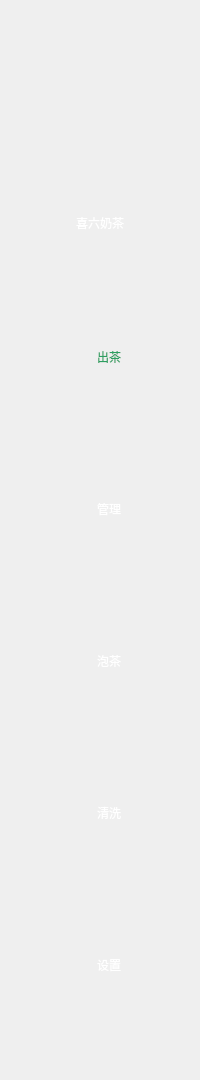
    <widget class="QWidget" name="widget" native="true">
     <property name="minimumSize">
      <size>
       <width>200</width>
       <height>0</height>
      </size>
     </property>
     <property name="maximumSize">
      <size>
       <width>200</width>
       <height>1080</height>
      </size>
     </property>
     <property name="styleSheet">
      <string notr="true">QWidget#widget{
	background-color: rgb(44, 159, 97);
}</string>
     </property>
     <layout class="QVBoxLayout" name="verticalLayout_7">
      <property name="spacing">
       <number>0</number>
      </property>
      <property name="leftMargin">
       <number>0</number>
      </property>
      <property name="topMargin">
       <number>0</number>
      </property>
      <property name="rightMargin">
       <number>0</number>
      </property>
      <property name="bottomMargin">
       <number>0</number>
      </property>
      <item>
       <widget class="QWidget" name="widget_14" native="true">
        <property name="enabled">
         <bool>true</bool>
        </property>
        <property name="minimumSize">
         <size>
          <width>200</width>
          <height>275</height>
         </size>
        </property>
        <property name="maximumSize">
         <size>
          <width>200</width>
          <height>361</height>
         </size>
        </property>
        <layout class="QVBoxLayout" name="verticalLayout_10">
         <property name="spacing">
          <number>0</number>
         </property>
         <property name="leftMargin">
          <number>0</number>
         </property>
         <property name="topMargin">
          <number>88</number>
         </property>
         <property name="rightMargin">
          <number>0</number>
         </property>
         <property name="bottomMargin">
          <number>0</number>
         </property>
         <item>
          <widget class="QWidget" name="logo" native="true">
           <layout class="QVBoxLayout" name="verticalLayout_21">
            <property name="spacing">
             <number>21</number>
            </property>
            <property name="leftMargin">
             <number>0</number>
            </property>
            <property name="topMargin">
             <number>0</number>
            </property>
            <property name="rightMargin">
             <number>0</number>
            </property>
            <property name="bottomMargin">
             <number>0</number>
            </property>
            <item>
             <widget class="QWidget" name="widget_43" native="true">
              <layout class="QHBoxLayout" name="horizontalLayout_50">
               <property name="spacing">
                <number>0</number>
               </property>
               <property name="leftMargin">
                <number>50</number>
               </property>
               <property name="topMargin">
                <number>0</number>
               </property>
               <property name="rightMargin">
                <number>50</number>
               </property>
               <property name="bottomMargin">
                <number>0</number>
               </property>
               <item>
                <widget class="QWidget" name="icon_tee_widget" native="true">
                 <property name="minimumSize">
                  <size>
                   <width>100</width>
                   <height>100</height>
                  </size>
                 </property>
                 <property name="maximumSize">
                  <size>
                   <width>100</width>
                   <height>100</height>
                  </size>
                 </property>
                 <property name="styleSheet">
                  <string notr="true">QWidget#icon_tee_widget{
	border-image: url(:/icon/logo.png);
	border-radius:50px;
}
</string>
                 </property>
                 <layout class="QHBoxLayout" name="horizontalLayout_47">
                  <property name="spacing">
                   <number>0</number>
                  </property>
                  <property name="leftMargin">
                   <number>3</number>
                  </property>
                  <property name="topMargin">
                   <number>3</number>
                  </property>
                  <property name="rightMargin">
                   <number>3</number>
                  </property>
                  <property name="bottomMargin">
                   <number>3</number>
                  </property>
                  <item>
                   <widget class="QLabel" name="icon_tee_l">
                    <property name="text">
                     <string/>
                    </property>
                   </widget>
                  </item>
                 </layout>
                </widget>
               </item>
              </layout>
             </widget>
            </item>
            <item>
             <widget class="QWidget" name="widget_42" native="true">
              <property name="minimumSize">
               <size>
                <width>0</width>
                <height>28</height>
               </size>
              </property>
              <property name="maximumSize">
               <size>
                <width>16777215</width>
                <height>28</height>
               </size>
              </property>
              <layout class="QHBoxLayout" name="horizontalLayout_49">
               <property name="spacing">
                <number>0</number>
               </property>
               <property name="leftMargin">
                <number>0</number>
               </property>
               <property name="topMargin">
                <number>0</number>
               </property>
               <property name="rightMargin">
                <number>0</number>
               </property>
               <property name="bottomMargin">
                <number>0</number>
               </property>
               <item>
                <widget class="QLabel" name="tee_name_l">
                 <property name="styleSheet">
                  <string notr="true">color:white;</string>
                 </property>
                 <property name="text">
                  <string>喜六奶茶</string>
                 </property>
                 <property name="alignment">
                  <set>Qt::AlignCenter</set>
                 </property>
                </widget>
               </item>
              </layout>
             </widget>
            </item>
           </layout>
          </widget>
         </item>
         <item>
          <spacer name="verticalSpacer_2">
           <property name="orientation">
            <enum>Qt::Vertical</enum>
           </property>
           <property name="sizeHint" stdset="0">
            <size>
             <width>20</width>
             <height>10</height>
            </size>
           </property>
          </spacer>
         </item>
        </layout>
       </widget>
      </item>
      <item>
       <widget class="QWidget" name="widget_15" native="true">
        <layout class="QVBoxLayout" name="verticalLayout_6">
         <item>
          <widget class="QWidget" name="wbtn_menu_outtee" native="true">
           <property name="minimumSize">
            <size>
             <width>182</width>
             <height>146</height>
            </size>
           </property>
           <property name="maximumSize">
            <size>
             <width>182</width>
             <height>146</height>
            </size>
           </property>
           <property name="styleSheet">
            <string notr="true">QWidget#wbtn_menu_outtee{
	border-image: url(:/icon/icon_menu_selected.png);
}</string>
           </property>
           <layout class="QHBoxLayout" name="horizontalLayout_18">
            <property name="spacing">
             <number>15</number>
            </property>
            <property name="leftMargin">
             <number>29</number>
            </property>
            <property name="topMargin">
             <number>0</number>
            </property>
            <property name="rightMargin">
             <number>24</number>
            </property>
            <property name="bottomMargin">
             <number>0</number>
            </property>
            <item>
             <widget class="QLabel" name="icon_wbtn_menu_outtee">
              <property name="minimumSize">
               <size>
                <width>44</width>
                <height>44</height>
               </size>
              </property>
              <property name="maximumSize">
               <size>
                <width>44</width>
                <height>44</height>
               </size>
              </property>
              <property name="styleSheet">
               <string notr="true">border-image: url(:/icon/icon_menu_outtee_selected.png);</string>
              </property>
              <property name="text">
               <string/>
              </property>
             </widget>
            </item>
            <item>
             <widget class="QLabel" name="name_wbtn_menu_outtee">
              <property name="styleSheet">
               <string notr="true">color:rgb(44, 159, 97)</string>
              </property>
              <property name="text">
               <string>出茶</string>
              </property>
             </widget>
            </item>
           </layout>
          </widget>
         </item>
         <item>
          <widget class="QWidget" name="wbtn_menu_manager" native="true">
           <property name="enabled">
            <bool>true</bool>
           </property>
           <property name="minimumSize">
            <size>
             <width>182</width>
             <height>146</height>
            </size>
           </property>
           <property name="maximumSize">
            <size>
             <width>182</width>
             <height>146</height>
            </size>
           </property>
           <property name="styleSheet">
            <string notr="true"/>
           </property>
           <layout class="QHBoxLayout" name="horizontalLayout_48">
            <property name="spacing">
             <number>15</number>
            </property>
            <property name="leftMargin">
             <number>29</number>
            </property>
            <property name="topMargin">
             <number>0</number>
            </property>
            <property name="rightMargin">
             <number>24</number>
            </property>
            <property name="bottomMargin">
             <number>0</number>
            </property>
            <item>
             <widget class="QLabel" name="icon_wbtn_menu_manager">
              <property name="minimumSize">
               <size>
                <width>44</width>
                <height>44</height>
               </size>
              </property>
              <property name="maximumSize">
               <size>
                <width>44</width>
                <height>44</height>
               </size>
              </property>
              <property name="styleSheet">
               <string notr="true">border-image: url(:/icon/icon_menu_manager.png);</string>
              </property>
              <property name="text">
               <string/>
              </property>
             </widget>
            </item>
            <item>
             <widget class="QLabel" name="name_wbtn_menu_manager">
              <property name="styleSheet">
               <string notr="true">color:white;</string>
              </property>
              <property name="text">
               <string>管理</string>
              </property>
             </widget>
            </item>
           </layout>
          </widget>
         </item>
         <item>
          <widget class="QWidget" name="wbtn_menu_maketee" native="true">
           <property name="minimumSize">
            <size>
             <width>182</width>
             <height>146</height>
            </size>
           </property>
           <property name="maximumSize">
            <size>
             <width>182</width>
             <height>146</height>
            </size>
           </property>
           <property name="styleSheet">
            <string notr="true"/>
           </property>
           <layout class="QHBoxLayout" name="horizontalLayout_19">
            <property name="spacing">
             <number>15</number>
            </property>
            <property name="leftMargin">
             <number>29</number>
            </property>
            <property name="topMargin">
             <number>0</number>
            </property>
            <property name="rightMargin">
             <number>24</number>
            </property>
            <property name="bottomMargin">
             <number>0</number>
            </property>
            <item>
             <widget class="QLabel" name="icon_wbtn_menu_maketee">
              <property name="minimumSize">
               <size>
                <width>44</width>
                <height>44</height>
               </size>
              </property>
              <property name="maximumSize">
               <size>
                <width>44</width>
                <height>44</height>
               </size>
              </property>
              <property name="styleSheet">
               <string notr="true">border-image: url(:/icon/icon_menu_maketee.png);</string>
              </property>
              <property name="text">
               <string/>
              </property>
             </widget>
            </item>
            <item>
             <widget class="QLabel" name="name_wbtn_menu_maketee">
              <property name="styleSheet">
               <string notr="true">color:white;</string>
              </property>
              <property name="text">
               <string>泡茶</string>
              </property>
             </widget>
            </item>
           </layout>
          </widget>
         </item>
         <item>
          <widget class="QWidget" name="wbtn_menu_clean" native="true">
           <property name="minimumSize">
            <size>
             <width>182</width>
             <height>146</height>
            </size>
           </property>
           <property name="maximumSize">
            <size>
             <width>182</width>
             <height>146</height>
            </size>
           </property>
           <property name="styleSheet">
            <string notr="true">QWidget#wbtn_menu_outtee{
	
	border-image: url(:/icon/icon_menu_selected.png);
}</string>
           </property>
           <layout class="QHBoxLayout" name="horizontalLayout_20">
            <property name="spacing">
             <number>15</number>
            </property>
            <property name="leftMargin">
             <number>29</number>
            </property>
            <property name="topMargin">
             <number>0</number>
            </property>
            <property name="rightMargin">
             <number>24</number>
            </property>
            <property name="bottomMargin">
             <number>0</number>
            </property>
            <item>
             <widget class="QLabel" name="icon_wbtn_menu_clean">
              <property name="minimumSize">
               <size>
                <width>44</width>
                <height>44</height>
               </size>
              </property>
              <property name="maximumSize">
               <size>
                <width>44</width>
                <height>44</height>
               </size>
              </property>
              <property name="styleSheet">
               <string notr="true">border-image: url(:/icon/icon_menu_clean.png);</string>
              </property>
              <property name="text">
               <string/>
              </property>
             </widget>
            </item>
            <item>
             <widget class="QLabel" name="name_wbtn_menu_clean">
              <property name="styleSheet">
               <string notr="true">color:white;</string>
              </property>
              <property name="text">
               <string>清洗</string>
              </property>
             </widget>
            </item>
           </layout>
          </widget>
         </item>
         <item>
          <widget class="QWidget" name="wbtn_menu_setting" native="true">
           <property name="minimumSize">
            <size>
             <width>182</width>
             <height>146</height>
            </size>
           </property>
           <property name="maximumSize">
            <size>
             <width>182</width>
             <height>146</height>
            </size>
           </property>
           <property name="styleSheet">
            <string notr="true"/>
           </property>
           <layout class="QHBoxLayout" name="horizontalLayout_21">
            <property name="spacing">
             <number>15</number>
            </property>
            <property name="leftMargin">
             <number>29</number>
            </property>
            <property name="topMargin">
             <number>0</number>
            </property>
            <property name="rightMargin">
             <number>24</number>
            </property>
            <property name="bottomMargin">
             <number>0</number>
            </property>
            <item>
             <widget class="QLabel" name="icon_wbtn_menu_setting">
              <property name="minimumSize">
               <size>
                <width>44</width>
                <height>44</height>
               </size>
              </property>
              <property name="maximumSize">
               <size>
                <width>44</width>
                <height>44</height>
               </size>
              </property>
              <property name="styleSheet">
               <string notr="true">border-image: url(:/icon/icon_menu_setting.png);</string>
              </property>
              <property name="text">
               <string/>
              </property>
             </widget>
            </item>
            <item>
             <widget class="QLabel" name="name_wbtn_menu_setting">
              <property name="styleSheet">
               <string notr="true">color:white;</string>
              </property>
              <property name="text">
               <string>设置</string>
              </property>
             </widget>
            </item>
           </layout>
          </widget>
         </item>
        </layout>
       </widget>
      </item>
      <item>
       <spacer name="verticalSpacer">
        <property name="orientation">
         <enum>Qt::Vertical</enum>
        </property>
        <property name="sizeHint" stdset="0">
         <size>
          <width>20</width>
          <height>332</height>
         </size>
        </property>
       </spacer>
      </item>
     </layout>
    </widget>
